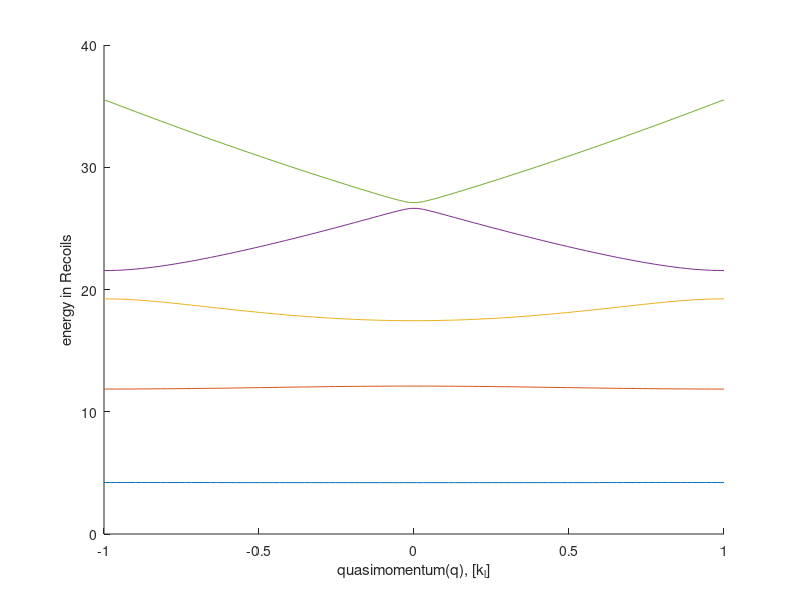

The MATLAB script that drew this image: (Note: this script raises an error after producing the figure.)
%now to do the lattice bands!!


lattice_wavelength = 1.064e-6;%meters
num_band = 5;
lattice_depth = 20; %Er
v_0 = lattice_depth;
max_m = 50;
m_len = max_m*2+1

%here q is the quasimomentum, but perhaps I should get into the habit of
%making this k since I believe that this is the more standard notations
qs = linspace(-1,1,100);
%initialize the matrix
h = zeros(max_m*2+1,max_m*2+1,length(qs));
for ii = 1:m_len
    for jj = 1:m_len
        if ii == jj
            %these are the diagonal terms
            h(ii,jj,:) = (v_0)./2 + (qs+2*(max_m+1-ii)).^2;%here it is actually q/(light wavevector), so brilluoin zone is -1 to 1
        end
        if ii == jj+1 || ii == jj-1
            %the off-diagonal 'coupling' terms. This makes the system
            %non-trivial
            h(ii,jj,:) = (v_0)./4;
        end
    end
end
%initialize the array to store the eigenvalues
eigs = zeros(m_len,length(qs));
for i = 1:length(qs)
    %find the actual band sturucture by compting the energies.
    eigs(:,i) = eig(h(:,:,i));
end
figure;
hold all;
for i = 1:num_band
    %plot the energy vs quasimomentum
    plot(qs,eigs(i,:));
end
xlabel('quasimomentum(q), [k_{l}]')
ylabel('energy in Recoils')

%now we want to be able to plot the bloch functions... We need the
%coefficients of the eigenvector to do this since this is how we get the
%function...

%since we need to do this at a specific quasi-momentum, let us do it at
%zero for now
q_index = 50;
q = qs(q_index)
%to find the bloch functions we actually need the eigenvectors, not just
%the eigenvalues
[weights,eigs] = eig(h(:,:,q_index));
m_vec = -max_m:max_m;
x = linspace(0,20,200);
u = zeros(1,length(x));
for ii = 1:length(x)
    u(ii) = abs(bloch_func(weights(:,1),m_vec,x(ii)));
end
figure;
plot(x,u);

function [u] = bloch_func(weights,m_vec,x)%x is in units of d, the lattice spacing (pi/kl)
u = 0;
    for ii = 1:length(m_vec)
        m = m_vec(ii);
        u = u+weights(ii).*(exp(1i.*.2.*m.*pi.*x));
    end
end



%now to try my way. The above code works

% 
% function eigs = find_eigs(q,max_m,v_0)
% ms = linspace(-max_m,max_m);
% h = zeros(length(ms));
% for ii = 1:length(ms)
%     for jj = 1:length(ms)
%         if ii == jj
%             h(ii,jj) = (v_0)./2 + (q+2*(ms(ii))).^2;%here it is actually q/(lattice constant), so brilluoin zone is -1 to 1
%         end
%         if ii == jj+1 || ii == jj-1
%             h(ii,jj) = (v_0)./4;
%         end
%     end
% end
% eigs = eig(h);
% end

